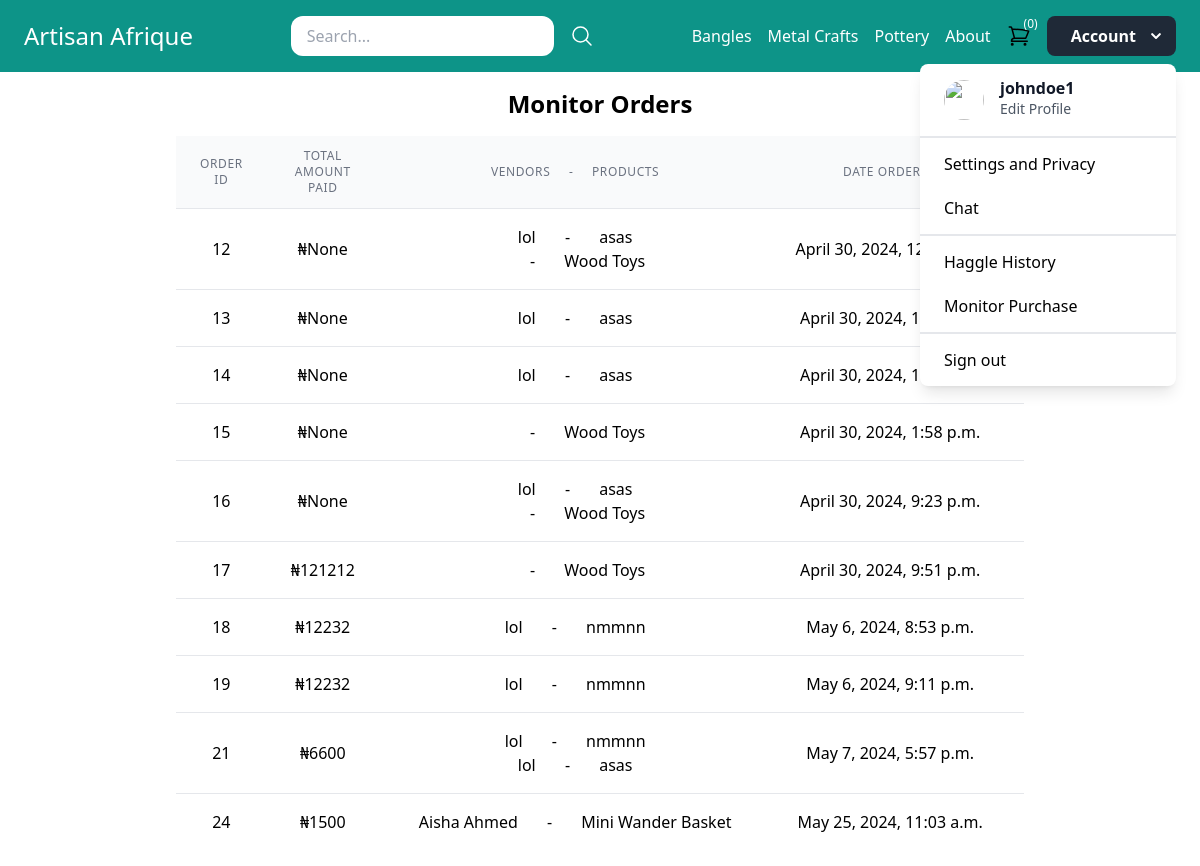
Screenshot of /monitor/ (signed in) with the database file from the repository.
### core/models.py (models this page shows, shortened)
class Category(models.Model):
    title = models.CharField(max_length=50)
    slug = models.SlugField(max_length=50)
    class Meta:
        verbose_name_plural = 'Categories'

class Order(models.Model):
    first_name = models.CharField(max_length=255)
    last_name = models.CharField(max_length=255)
    address = models.CharField(max_length=255)
    paid_amount = models.IntegerField(blank=True, null=True)
    is_paid = models.BooleanField(default=False)
    created_by = models.ForeignKey(User, related_name='orders', on_delete=models.SET_NULL, null=True)
    created_at = models.DateTimeField(auto_now_add=True)
    is_completed = models.BooleanField(default=False)
    date_completed = models.DateTimeField(null=True, blank=True)

class OrderItem(models.Model):
    order = models.ForeignKey(Order, related_name='items', on_delete=models.CASCADE)
    product = models.ForeignKey(Product, related_name='items', on_delete=models.CASCADE)
    price = models.IntegerField()
    quantity = models.IntegerField(default=1)
    is_delivered = models.BooleanField(default=False)

class Product(models.Model):
    DRAFT = 'draft'
    WAITING_APPROVAL = 'waitingapproval'
    ACTIVE = 'active'
    DELETED = 'deleted'
    STATUS_CHOICES = (
        (DRAFT, 'Draft'),
        (WAITING_APPROVAL, 'Waiting approval'),
        (ACTIVE, 'Active'),
        (DELETED, 'Deleted'),
    )
    user = models.ForeignKey(User, related_name='products', on_delete=models.CASCADE)
    category = models.ForeignKey(Category, related_name='products', on_delete=models.CASCADE)
    title = models.CharField(max_length=50)
    slug = models.SlugField(max_length=50)
    description = models.TextField(blank=True)
    price = models.IntegerField()
    image = models.ImageField(upload_to='uploads/product_images', blank=True, null=True)
    thumbnail = models.ImageField(upload_to='uploads/product_images/thumbnail', blank=True, null=True)
    created_at = models.DateTimeField(auto_now_add=True)
    updated_at = models.DateTimeField(auto_now=True)
    status = models.CharField(max_length=50, choices=STATUS_CHOICES, default=ACTIVE)
    class Meta:
        ordering = ('-created_at',)

class UserProfile(models.Model):
    user = models.OneToOneField(User, on_delete=models.CASCADE)
    fullname = models.CharField(max_length=100)
    email = models.EmailField()
    phone = models.CharField(max_length=20)
    address = models.CharField(max_length=200)
    username = models.CharField(max_length=50, unique=True)
    password = models.CharField(max_length=100)
    profile_picture = models.ImageField(upload_to='media/', null=True, blank=True)
    is_vendor = models.BooleanField(default=False)
    is_customer = models.BooleanField(default=False)
    cart_data = models.TextField(default='{}')  # Field to store serialized cart data

### core/views.py (the view)
# urls.py: path('monitor/', views.monitor_orders, name='monitor_orders'),
def monitor_orders(request):
    orders = Order.objects.filter(created_by=request.user)
    return render(request, 'core/monitor_orders.html', {'orders': orders})

### core/cart.py (called while the page is built)
    def __len__(self):
        return sum(item['quantity'] for item in self.cart.values())

### core/context_processors.py (called while the page is built)
def cart(request):
    return {'cart': Cart(request)}

### core/templatetags/menu.py (called while the page is built)
@register.inclusion_tag('core/menu.html')
def menu():
    categories = Category.objects.all()[:3]
    return {'categories': categories}

### core/templates/core/monitor_orders.html (shortened to what this page needs)
{% extends 'core/base.html' %}
{% block content %}
<div class="container mx-auto">
    <h1 class="text-2xl font-semibold mb-4 text-center">Monitor Orders</h1>
    <div class="overflow-x-auto">
        <table class="min-w-full divide-y divide-gray-200">
            <thead class="bg-gray-50">
                <tr>
                    <th class="px-6 py-3 text-center text-xs font-medium text-gray-500 uppercase tracking-wider">Order ID</th>
                    <th class="px-6 py-3 text-center text-xs font-medium text-gray-500 uppercase tracking-wider">Total Amount Paid</th>
                    <th class="px-6 py-3 text-center text-xs font-medium text-gray-500 uppercase tracking-wider">Vendors &nbsp;&nbsp;&nbsp; - &nbsp;&nbsp;&nbsp; Products</th>
                    <th class="px-6 py-3 text-center text-xs font-medium text-gray-500 uppercase tracking-wider">Date Ordered</th>
                    <th class="px-6 py-3 text-center text-xs font-medium text-gray-500 uppercase tracking-wider">Date Completed</th>
                </tr>
            </thead>
            <tbody class="bg-white divide-y divide-gray-200">
                {% for order in orders %}
                <tr>
                    <td class="px-6 py-4 whitespace-nowrap text-center">{{ order.id }}</td>
                    <td class="px-6 py-4 whitespace-nowrap text-center">₦{{ order.paid_amount }}</td>
                    <td class="px-10 py-4 whitespace-nowrap text-center">
                        <ul>
                            {% for item in order.items.all %}
                            <li>{{ item.product.user.userprofile.fullname }} &nbsp;&nbsp;&nbsp;&nbsp;&nbsp; - &nbsp;&nbsp;&nbsp;&nbsp;&nbsp; {{ item.product.title }}</li>
                            {% endfor %}
                        </ul>
                    </td>
                    <td class="px-6 py-4 whitespace-nowrap text-center">{{ order.created_at }}</td>
                    <td class="px-6 py-4 whitespace-nowrap text-center">{{ order.date_completed|default:"Pending" }}</td>
                </tr>
                {% endfor %}
            </tbody>
        </table>
    </div>
</div>
{% endblock %}

### core/templates/core/base.html (shortened to what this page needs)
{% load menu %}
<!doctype html>
<html>
    <head>
        <script src="https://cdn.tailwindcss.com"></script>
    </head>
    <body>
        <nav class="w-full py-4 px-6 flex items-center justify-between bg-teal-600">
            <div class="logo">
                <a href="{% url 'home' %}" class="text-2xl text-white">Artisan Afrique</a>
            </div>
            <div class="search">
                <form method="get" action="/search/" class="flex items-center space-x-4">
                    <input type="search" name="query" placeholder="Search..." class="py-2 px-4 rounded-xl">
                    <button>
                        <svg xmlns="http://www.w3.org/2000/svg" fill="none" viewBox="0 0 24 24" stroke-width="1.5" stroke="currentColor" class="w-6 h-6 text-white">
                            <path stroke-linecap="round" stroke-linejoin="round" d="M21 21l-5.197-5.197m0 0A7.5 7.5 0 105.196 5.196a7.5 7.5 0 0010.607 10.607z" />
                          </svg>
                    </button>
                </form>
            </div>
            <div class="menu flex items-center space-x-4">
                {% menu %}
                <a href="{% url 'cart_view' %}"><div class="relative py-2">
                    <div class="t-0 absolute left-3">
                      <p class="flex h-2 w-2 items-center justify-center rounded-full pl-3 pb-2 text-xs text-white">({{ cart|length }})</p>
                    </div>
                  </div>
                </a>
                {% if request.user.is_authenticated %}
                <div id="dropdown" class="relative inline-block">
                  <button
                  @click="isOpen = true"
                  class="inline-flex items-center pl-6 pr-2 py-2 font-semibold text-white bg-gray-800 rounded-lg hover:bg-gray-700 focus:outline-none focus:shadow-outline active:bg-gray-900"
                >
                  Account
                  <svg
                    class="ml-2 h-6 w-6 text-white"
                    fill="currentColor"
                    viewBox="0 0 24 24"
                  >
                    <path
                      d="M15.3 9.3a1 1 0 0 1 1.4 1.4l-4 4a1 1 0 0 1-1.4 0l-4-4a1 1 0 0 1 1.4-1.4l3.3 3.29 3.3-3.3z"
                    />
                  </svg>
                </button>
                  <div
                    v-if="isOpen"
                    @click="isOpen = false"
                    class="fixed inset-0"
                    tabindex="-1"
                  ></div>
                  <transition
                    enter-class="opacity-0 scale-90"
                    enter-active-class="ease-out transition-fastest"
                    enter-to-class="opacity-100 scale-100"
                    leave-class="opacity-100 scale-100"
                    leave-active-class="ease-in transition-fastest"
                    leave-to-class="opacity-0 scale-90"
                  >
                    <div
                      v-if="isOpen"
                      class="mt-2 absolute right-0 origin-top-right text-left"
                    >
                      <div class="w-64 bg-white rounded-lg shadow-lg">
                        <div class="flex items-center px-6 py-4">
                          {% if user.profile.picture %}
                              <img
                                class="h-10 w-10 rounded-full flex-no-shrink"
                                src="{{ user.profile.picture.url }}"
                                alt="{{ user.username }}"
                              />
                          {% else %}
                          <img
                          class="h-10 w-10 rounded-full flex-no-shrink"
                          src="https://www.shutterstock.com/image-vector/blank-avatar-photo-place-holder-600nw-1095249842.jpg
                          "
                          alt=""
                        />
                          {% endif %}
                          <div class="ml-4">
                            <p class="font-semibold text-gray-900 leading-none">
                              {{ user.username }}
                            </p>
                            <p>
                              <a
                                href="{% url 'edit_profile' %}"
                                class="text-sm text-gray-600 leading-none hover:underline"
                                >Edit Profile</a
                              >
                            </p>
                          </div>
                        </div>
                        <div class="border-t-2 border-gray-200 py-1">
                          <a href="{% url 'change_password_page1' %}" class="block px-6 py-3 leading-tight hover:bg-gray-200"
                            >Settings and Privacy</a
                          >
                          <a href="{% url 'my_chats' %}" class="block px-6 py-3 leading-tight hover:bg-gray-200">Chat</a>
                        </div>
                        <div class="border-t-2 border-gray-200 py-1">
                          <a href="{% url 'haggle_history' %}"  class="block px-6 py-3 leading-tight hover:bg-gray-200"
                          >Haggle History</a
                        >
                          <a href="{% url 'monitor_orders' %}" class="block px-6 py-3 leading-tight hover:bg-gray-200"
                            >Monitor Purchase</a
                          >
                        </div>
                        <form action="{% url 'logout' %}" method="post" class="border-t-2 border-gray-200 py-1">
                          <button type="submit" class="block w-full px-6 py-3 text-left leading-tight hover:bg-gray-200">
                              Sign out
                          </button>
                      </form>                      </div>
                    </div>
                  </transition>
                </div>
                                {% endif %}
            </div>
        </nav>
        <div class="max-w-4xl mx-auto py-4 px-6">
            {% block content %}
            {% endblock %}
        </div>
    </body>
</html>

### core/templates/core/menu.html
{% for category in categories %}
    <a href="{% url 'category_detail' category.slug %}" class="text-white">{{ category.title }}</a>
{% endfor %}
<a href="{% url 'about' %}" class="text-white">About</a>

### rows the page displays
Category: title "Bangles"
Category: title "Metal Crafts"
Category: title "Pottery"
Order: id "12", paid_amount "None", created_at "April 30, 2024, 12:04 p.m."
OrderItem: product.user.userprofile.fullname "lol", product "asas"
OrderItem: product "Wood Toys"
Order: id "13", paid_amount "None", created_at "April 30, 2024, 1:53 p.m."
OrderItem: product.user.userprofile.fullname "lol", product "asas"
Order: id "14", paid_amount "None", created_at "April 30, 2024, 1:57 p.m."
OrderItem: product.user.userprofile.fullname "lol", product "asas"
Order: id "15", paid_amount "None", created_at "April 30, 2024, 1:58 p.m."
OrderItem: product "Wood Toys"
Order: id "16", paid_amount "None", created_at "April 30, 2024, 9:23 p.m."
OrderItem: product.user.userprofile.fullname "lol", product "asas"
OrderItem: product "Wood Toys"
Order: id "17", paid_amount "121212", created_at "April 30, 2024, 9:51 p.m."
OrderItem: product "Wood Toys"
Order: id "18", paid_amount "12232", created_at "May 6, 2024, 8:53 p.m."
OrderItem: product.user.userprofile.fullname "lol", product "nmmnn"
Order: id "19", paid_amount "12232", created_at "May 6, 2024, 9:11 p.m."
OrderItem: product.user.userprofile.fullname "lol", product "nmmnn"
Order: id "21", paid_amount "6600", created_at "May 7, 2024, 5:57 p.m."
OrderItem: product.user.userprofile.fullname "lol", product "nmmnn"
OrderItem: product.user.userprofile.fullname "lol", product "asas"
Order: id "24", paid_amount "1500", created_at "May 25, 2024, 11:03 a.m."
OrderItem: product.user.userprofile.fullname "Aisha Ahmed", product "Mini Wander Basket"

### other values shown
{{ cart|length }} "0"
{{ user.username }} "johndoe1"
